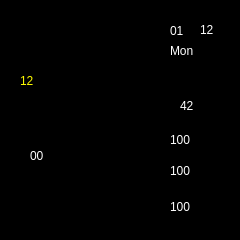
<?xml version="1.0" encoding="UTF-8"?>
<ui version="4.0">
 <class>GlassFace3</class>
 <widget class="QMainWindow" name="GlassFace3">
  <property name="geometry">
   <rect>
    <x>0</x>
    <y>0</y>
    <width>240</width>
    <height>240</height>
   </rect>
  </property>
  <property name="minimumSize">
   <size>
    <width>240</width>
    <height>240</height>
   </size>
  </property>
  <property name="maximumSize">
   <size>
    <width>240</width>
    <height>240</height>
   </size>
  </property>
  <property name="sizeIncrement">
   <size>
    <width>240</width>
    <height>240</height>
   </size>
  </property>
  <property name="baseSize">
   <size>
    <width>240</width>
    <height>240</height>
   </size>
  </property>
  <property name="windowTitle">
   <string>MainWindow</string>
  </property>
  <property name="autoFillBackground">
   <bool>false</bool>
  </property>
  <property name="styleSheet">
   <string notr="true">background-color: rgb(0, 0, 0);</string>
  </property>
  <widget class="QWidget" name="centralwidget">
   <widget class="QLabel" name="Background">
    <property name="geometry">
     <rect>
      <x>0</x>
      <y>0</y>
      <width>241</width>
      <height>231</height>
     </rect>
    </property>
    <property name="text">
     <string/>
    </property>
    <property name="pixmap">
     <pixmap>Icon/Nen3.png</pixmap>
    </property>
    <property name="scaledContents">
     <bool>true</bool>
    </property>
   </widget>
   <widget class="QLabel" name="Ngay">
    <property name="geometry">
     <rect>
      <x>170</x>
      <y>20</y>
      <width>21</width>
      <height>21</height>
     </rect>
    </property>
    <property name="styleSheet">
     <string notr="true">color: rgb(255, 255, 255);
font: 12pt &quot;alarm clock&quot;;</string>
    </property>
    <property name="text">
     <string>01</string>
    </property>
   </widget>
   <widget class="QLabel" name="Thang">
    <property name="geometry">
     <rect>
      <x>200</x>
      <y>19</y>
      <width>21</width>
      <height>21</height>
     </rect>
    </property>
    <property name="styleSheet">
     <string notr="true">color: rgb(255, 255, 255);
font: 12pt &quot;alarm clock&quot;;</string>
    </property>
    <property name="text">
     <string>12</string>
    </property>
   </widget>
   <widget class="QLabel" name="Bluetooth">
    <property name="geometry">
     <rect>
      <x>140</x>
      <y>39</y>
      <width>16</width>
      <height>16</height>
     </rect>
    </property>
    <property name="text">
     <string/>
    </property>
    <property name="pixmap">
     <pixmap>Icon/0042.png</pixmap>
    </property>
    <property name="scaledContents">
     <bool>true</bool>
    </property>
   </widget>
   <widget class="QLabel" name="Thu">
    <property name="geometry">
     <rect>
      <x>170</x>
      <y>43</y>
      <width>47</width>
      <height>16</height>
     </rect>
    </property>
    <property name="styleSheet">
     <string notr="true">color: rgb(255, 255, 255);
font: 12pt &quot;alarm clock&quot;;</string>
    </property>
    <property name="text">
     <string>Mon</string>
    </property>
   </widget>
   <widget class="QLabel" name="Pin0">
    <property name="geometry">
     <rect>
      <x>140</x>
      <y>60</y>
      <width>31</width>
      <height>20</height>
     </rect>
    </property>
    <property name="text">
     <string/>
    </property>
    <property name="pixmap">
     <pixmap>Icon/0045.png</pixmap>
    </property>
    <property name="scaledContents">
     <bool>true</bool>
    </property>
   </widget>
   <widget class="QLabel" name="Pin20">
    <property name="geometry">
     <rect>
      <x>140</x>
      <y>60</y>
      <width>31</width>
      <height>20</height>
     </rect>
    </property>
    <property name="text">
     <string/>
    </property>
    <property name="pixmap">
     <pixmap>Icon/0046.png</pixmap>
    </property>
    <property name="scaledContents">
     <bool>true</bool>
    </property>
   </widget>
   <widget class="QLabel" name="Pin40_2">
    <property name="geometry">
     <rect>
      <x>140</x>
      <y>60</y>
      <width>31</width>
      <height>20</height>
     </rect>
    </property>
    <property name="text">
     <string/>
    </property>
    <property name="pixmap">
     <pixmap>Icon/0047.png</pixmap>
    </property>
    <property name="scaledContents">
     <bool>true</bool>
    </property>
   </widget>
   <widget class="QLabel" name="Pin60">
    <property name="geometry">
     <rect>
      <x>140</x>
      <y>60</y>
      <width>31</width>
      <height>20</height>
     </rect>
    </property>
    <property name="text">
     <string/>
    </property>
    <property name="pixmap">
     <pixmap>Icon/0048.png</pixmap>
    </property>
    <property name="scaledContents">
     <bool>true</bool>
    </property>
   </widget>
   <widget class="QLabel" name="Pin100">
    <property name="geometry">
     <rect>
      <x>140</x>
      <y>60</y>
      <width>31</width>
      <height>20</height>
     </rect>
    </property>
    <property name="text">
     <string/>
    </property>
    <property name="pixmap">
     <pixmap>Icon/0050.png</pixmap>
    </property>
    <property name="scaledContents">
     <bool>true</bool>
    </property>
   </widget>
   <widget class="QLabel" name="Pin80">
    <property name="geometry">
     <rect>
      <x>140</x>
      <y>60</y>
      <width>31</width>
      <height>20</height>
     </rect>
    </property>
    <property name="text">
     <string/>
    </property>
    <property name="pixmap">
     <pixmap>Icon/0049.png</pixmap>
    </property>
    <property name="scaledContents">
     <bool>true</bool>
    </property>
   </widget>
   <widget class="QLabel" name="Buocchan">
    <property name="geometry">
     <rect>
      <x>170</x>
      <y>132</y>
      <width>41</width>
      <height>16</height>
     </rect>
    </property>
    <property name="styleSheet">
     <string notr="true">color: rgb(255, 255, 255);
font: 12pt &quot;alarm clock&quot;;</string>
    </property>
    <property name="text">
     <string>100</string>
    </property>
   </widget>
   <widget class="QLabel" name="NhipTim">
    <property name="geometry">
     <rect>
      <x>170</x>
      <y>160</y>
      <width>41</width>
      <height>21</height>
     </rect>
    </property>
    <property name="styleSheet">
     <string notr="true">color: rgb(255, 255, 255);
font: 12pt &quot;alarm clock&quot;;</string>
    </property>
    <property name="text">
     <string>100</string>
    </property>
   </widget>
   <widget class="QLabel" name="label_15">
    <property name="geometry">
     <rect>
      <x>130</x>
      <y>190</y>
      <width>31</width>
      <height>31</height>
     </rect>
    </property>
    <property name="text">
     <string/>
    </property>
    <property name="pixmap">
     <pixmap>Icon/icons8_ookla_speedtest_100px_2.png</pixmap>
    </property>
    <property name="scaledContents">
     <bool>true</bool>
    </property>
   </widget>
   <widget class="QLabel" name="label_16">
    <property name="geometry">
     <rect>
      <x>140</x>
      <y>92</y>
      <width>31</width>
      <height>31</height>
     </rect>
    </property>
    <property name="text">
     <string/>
    </property>
    <property name="pixmap">
     <pixmap>Icon/icons8_weather_100px.png</pixmap>
    </property>
    <property name="scaledContents">
     <bool>true</bool>
    </property>
   </widget>
   <widget class="QLabel" name="Time1">
    <property name="geometry">
     <rect>
      <x>20</x>
      <y>40</y>
      <width>81</width>
      <height>81</height>
     </rect>
    </property>
    <property name="styleSheet">
     <string notr="true">color: rgb(255, 252, 0);
font: 50pt &quot;alarm clock&quot;;</string>
    </property>
    <property name="text">
     <string>12</string>
    </property>
   </widget>
   <widget class="QLabel" name="Time2">
    <property name="geometry">
     <rect>
      <x>30</x>
      <y>120</y>
      <width>71</width>
      <height>71</height>
     </rect>
    </property>
    <property name="styleSheet">
     <string notr="true">color: rgb(255, 255, 255);
font: 48pt &quot;alarm clock&quot;;</string>
    </property>
    <property name="text">
     <string>00</string>
    </property>
   </widget>
   <widget class="QLabel" name="Nhietdo">
    <property name="geometry">
     <rect>
      <x>180</x>
      <y>95</y>
      <width>21</width>
      <height>21</height>
     </rect>
    </property>
    <property name="styleSheet">
     <string notr="true">color: rgb(255, 255, 255);
font: 12pt &quot;alarm clock&quot;;</string>
    </property>
    <property name="text">
     <string>42</string>
    </property>
   </widget>
   <widget class="QLabel" name="Tocdo">
    <property name="geometry">
     <rect>
      <x>170</x>
      <y>200</y>
      <width>47</width>
      <height>13</height>
     </rect>
    </property>
    <property name="styleSheet">
     <string notr="true">color: rgb(255, 255, 255);
font: 12pt &quot;alarm clock&quot;;</string>
    </property>
    <property name="text">
     <string>100</string>
    </property>
   </widget>
   <zorder>Background</zorder>
   <zorder>Ngay</zorder>
   <zorder>Thang</zorder>
   <zorder>Bluetooth</zorder>
   <zorder>Thu</zorder>
   <zorder>Buocchan</zorder>
   <zorder>NhipTim</zorder>
   <zorder>label_15</zorder>
   <zorder>label_16</zorder>
   <zorder>Time1</zorder>
   <zorder>Time2</zorder>
   <zorder>Pin0</zorder>
   <zorder>Pin20</zorder>
   <zorder>Pin80</zorder>
   <zorder>Pin40_2</zorder>
   <zorder>Pin60</zorder>
   <zorder>Pin100</zorder>
   <zorder>Nhietdo</zorder>
   <zorder>Tocdo</zorder>
  </widget>
 </widget>
 <resources/>
 <connections/>
</ui>
